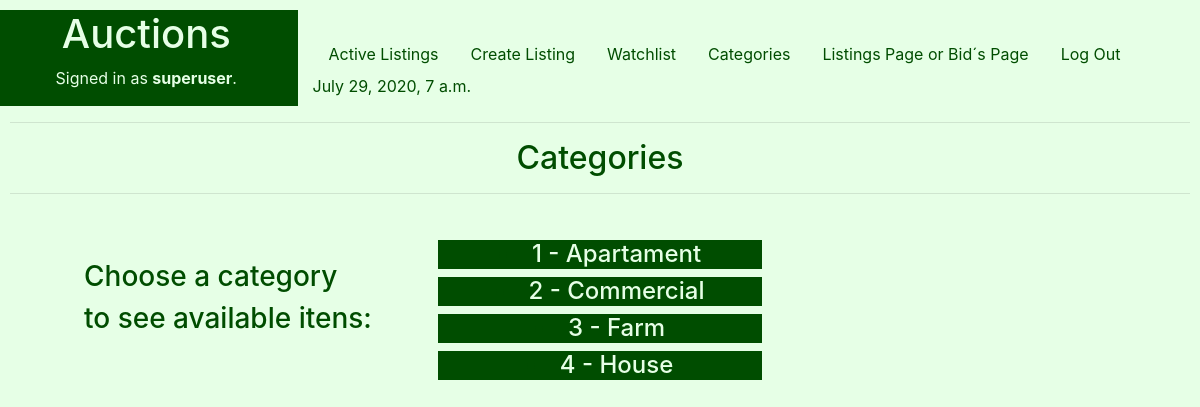
Screenshot of /Categories (signed in) with the database file from the repository.
### auctions/models.py (models this page shows, shortened)
class User(AbstractUser):
    pass

class Categories(models.Model):
    Ccode=models.IntegerField() #key
    Cdescription = models.CharField(max_length=50)

### auctions/views.py (the view)
# urls.py: path('Categories', views.Categories_view, name='Categories'),
@login_required
def Categories_view(request):
    d = datetime.now()
    context= {
        "d": d,
        "Categories": Categories.objects.all(),
        }
    return render(request, "auctions/Categories.html", context)

### auctions/templates/auctions/Categories.html (shortened to what this page needs)
{% extends "auctions/layout.html" %}
{% block body %}
<h2 style=" text-align: center;">Categories</h2>
<hr>
<div class="form-group" >
      {% if Categories|length > 0 %}
	        <div class="container" style="width:90%">
		          <div class="row" width="1000px;">
                  <div class="col-lg-4" style="position:relative; top:50px">
                      <h3>Choose a category</h3>
                      <h3>to see available itens:</h3>
                  </div>
                  <div class="col-lg-4" >
					              {% for Category in Categories %}
                            <h4><li style="background-color:#004d00 ; text-align: center; position:relative; top:30px">
                                <a style="color:#e6ffe6;" href= "{% url 'auctions:CategoryShow' C_description=Category.Cdescription  %}">
                                      {{ Category.Ccode }} - {{ Category.Cdescription }}</a>
                                </li><h4>
				                {% endfor %}
                  </div>
                  <div class="col-lg-4">
                  </div>
			        </div
          </div>
        {% else %}
	         	<div class="form-group">
		          	<output><h1>No matches found</h1></output>
	        	</div>
	      {% endif %}
</div>
{% endblock %}

### auctions/templates/auctions/layout.html (shortened to what this page needs)
{% load static %}
<!DOCTYPE html>
<html lang="en">
    <head>
        <link rel="stylesheet" href="https://stackpath.bootstrapcdn.com/bootstrap/4.4.1/css/bootstrap.min.css">
        <link rel="stylesheet" href="https://cdnjs.cloudflare.com/ajax/libs/font-awesome/4.7.0/css/font-awesome.min.css">
        <link href="{% static 'auctions/styles.css' %}" rel="stylesheet">
    </head>
    <body>
        <div class="row">
            <div class="col-lg-3" style="background-color:#004d00;color:#e6ffe6 ;">
                <h1 style="text-align: center;">Auctions</h1>
                {% if user.is_authenticated %}
                    <p style="text-align: center;">Signed in as <strong >{{ user.username }}</strong>.</p>
                {% else %}
                    <p style="text-align: center;">Not signed in.</p>
                {% endif %}
            </div>
            <div class="col-lg-9" >
                <ul class="nav">
                <li class="nav-item"><br>
                  <a  style="color:  #004d00;" class="nav-link" href="{% url 'auctions:index' %}">Active Listings</a>
                </li>
                {% if user.is_authenticated %}
                    <li class="nav-item"><br>
                    <a  style="color:  #004d00;" class="nav-link" href="{% url 'auctions:CreateListings' %}">Create Listing</a>
                    </li>
                    <li class="nav-item"><br>
                    <a  style="color:  #004d00;" class="nav-link" href="{% url 'auctions:Watchlist' %}">Watchlist</a>
                    </li>
                    <li class="nav-item"><br>
                    <a  style="color:  #004d00;" class="nav-link" href="{% url 'auctions:Categories' %}">Categories</a>
                    </li>
                    <li class="nav-item"><br>
                    <a  style="color:  #004d00;" class="nav-link" href="{% url 'auctions:Listingspage' %}">Listings Page or Bid´s Page</a>
                    </li>
                    <li class="nav-item"><br>
                    <a  style="color:  #004d00;" class="nav-link" href="{% url 'auctions:logout' %}">Log Out</a>
                    </li>
                {% endif %}
                    <li>   {{d}} </li>
                </ul>
            </div>
        </div>
      <hr>
      {% block body %}
      {% endblock %}
    </body>
</html>

### auctions/static/auctions/styles.css (style rules this page uses)
body { padding: 10px; }

### auctions/templates/auctions/layout.html (style rules this page uses)
body { background-color:#e6ffe6 ; color: #004d00; }

### rows the page displays
User: username "superuser"
Categories: Ccode "1", Cdescription "Apartament"
Categories: Ccode "2", Cdescription "Commercial"
Categories: Ccode "3", Cdescription "Farm"
Categories: Ccode "4", Cdescription "House"
